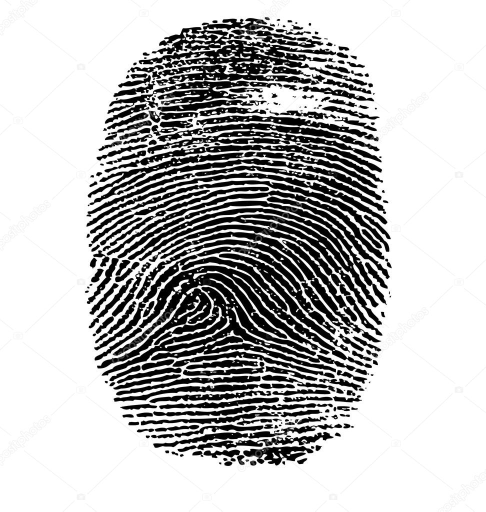
#> input picture data/persona5.jpg, 972 x 1023 px (shown at 1/2 size)
$ python main.py
#> lines starting #> are read from the running program, lines starting #| are printed output that depends on the picture; after the words box and inside, x2 and y2 are one past the last pixel; in counts of white or black regions, pixels touching at a corner belong together
### fingerprint_processor.py
import cv2
import numpy as np
from skimage.filters import threshold_otsu
from skimage.morphology import skeletonize

# =========================
# --- PREPROCESAR HUELLA ---
# =========================
def preprocess_fingerprint(img_path):
#> called with img_path = 'data/persona5.jpg'
    img = cv2.imread(img_path, cv2.IMREAD_GRAYSCALE)
#> img is the input picture: shape (1023, 972); min 0, max 255, mean 186.7
    if img is None:
        raise ValueError(f"No se pudo abrir la imagen: {img_path}")

    # Normalizar tamaño
    img = cv2.resize(img, (300, 300))
#> img: shape (300, 300)

    # Mejorar contraste
    img_eq = cv2.equalizeHist(img)

    # Suavizado
    img_blur = cv2.GaussianBlur(img_eq, (3, 3), 0)
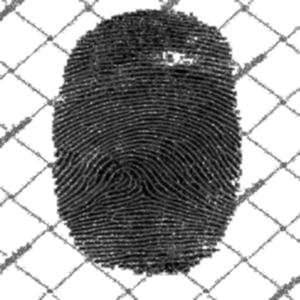
#> img_blur: shape (300, 300); min 0, max 255, mean 156

    # Binarización Otsu
    thresh = threshold_otsu(img_blur)
#> thresh = 154
    binary = img_blur > thresh
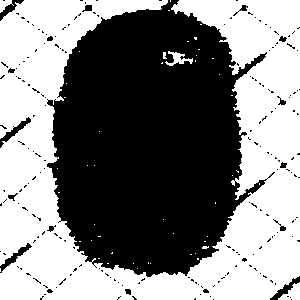
#> binary: shape (300, 300) bool; 50.9% white; 205 black regions (189 under 20 px), largest, box (x1, y1, x2, y2) and area: (47, 0, 275, 277) 42364, (0, 117, 31, 148) 210, (0, 243, 32, 273) 206
    binary = (binary.astype(np.uint8)) * 255

    # Esqueleto
    skeleton = skeletonize(binary // 255)
#> skeleton: shape (300, 300) bool; 6.3% white in thin lines or dots
    skeleton = (skeleton.astype(np.uint8)) * 255
#> skeleton: shape (300, 300); 6.3% white in thin lines or dots
#> call 2 of preprocess_fingerprint, with img_path = 'data/persona4.jpg'
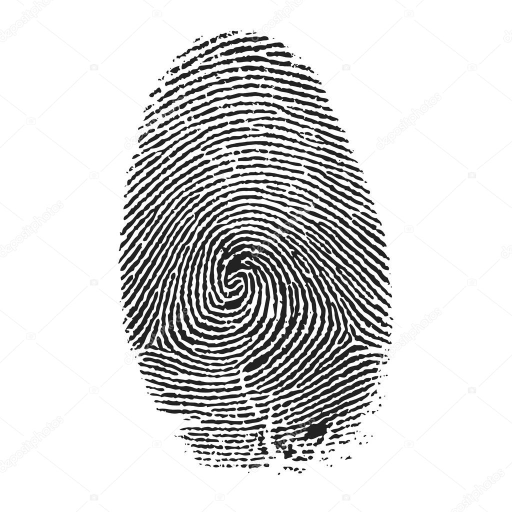
#> input picture data/persona4.jpg, 1024 x 1024 px (shown at 1/2 size)
#> in preprocess_fingerprint, img is the input picture: shape (1024, 1024); min 0, max 255, mean 214.9
#> in preprocess_fingerprint (call 2), `img_blur = cv2.GaussianBlur(img_eq, (3, 3), 0)`:
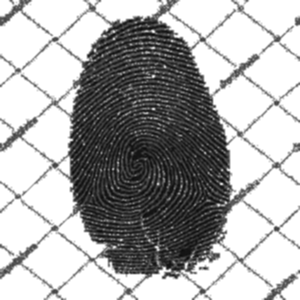
#> img_blur: shape (300, 300); min 11, max 255, mean 171.3
#> in preprocess_fingerprint (call 2), `thresh = threshold_otsu(img_blur)`: thresh = 155
#> in preprocess_fingerprint (call 2), `binary = img_blur > thresh`: binary: shape (300, 300) bool; 58.8% white; 154 black regions (106 under 20 px), largest, box (x1, y1, x2, y2) and area: (57, 0, 260, 287) 33391, (0, 117, 38, 151) 292, (0, 244, 37, 279) 289
#> in preprocess_fingerprint (call 2), `skeleton = skeletonize(binary // 255)`:
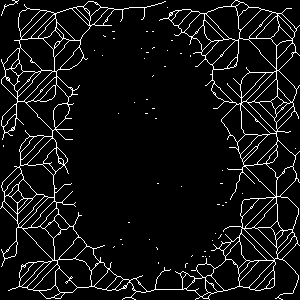
#> skeleton: shape (300, 300) bool; 7% white in thin lines or dots
#> in preprocess_fingerprint (call 2), `skeleton = (skeleton.astype(np.uint8)) * 255`: skeleton: shape (300, 300); 7% white in thin lines or dots

    return skeleton

# =========================
# --- COMPARAR HUELLAS ---
# =========================
def compare_fingerprints(img1, img2, method="ORB"):
#> called with method = 'ORB'
    if img1.shape != img2.shape:
        img2 = cv2.resize(img2, (img1.shape[1], img1.shape[0]))

    if method == "ORB":
        detector = cv2.ORB_create(nfeatures=1500)
        norm_type = cv2.NORM_HAMMING
    else:
        detector = cv2.SIFT_create()
        norm_type = cv2.NORM_L2

    kp1, des1 = detector.detectAndCompute(img1, None)
#> kp1 = 773 keypoints; strongest (x, y, size): (55, 221, 31), (250, 228, 31), (60, 227, 31), (245, 234, 31)
    kp2, des2 = detector.detectAndCompute(img2, None)
#> kp2 = 943 keypoints; strongest (x, y, size): (54, 199, 31), (54, 201, 31), (78, 40, 31), (245, 165, 31)

    if des1 is None or des2 is None:
        return 0.0

    # Matching con ratio test
    bf = cv2.BFMatcher(norm_type)
    matches = bf.knnMatch(des1, des2, k=2)
#> matches = 773 matches
    good_matches = [m for m, n in matches if m.distance < 0.75 * n.distance]
#> good_matches = 6 matches

    if len(good_matches) < 4:
        return 0.0

    src_pts = np.float32([kp1[m.queryIdx].pt for m in good_matches]).reshape(-1, 1, 2)
#> src_pts = [[224, 41], [249, 248], [162.7, 218.9], [230.4, 246.2], [47.52, 249.1], [162.4, 219.5]]
    dst_pts = np.float32([kp2[m.trainIdx].pt for m in good_matches]).reshape(-1, 1, 2)
#> dst_pts = [[217.7, 203.9], [240, 154], [157.6, 182.5], [226.1, 234.7], [68, 112], [180.4, 186.6]]

    M, mask = cv2.findHomography(src_pts, dst_pts, cv2.RANSAC, 5.0)
#> M = [[0.0456, -0.732, 190.1], [0.0157, -0.675, 183.6], [-0.000357, -0.00336, 1]]; mask = [1, 0, 0, 1, 1, 1]
    if mask is None:
        return 0.0

    inliers = mask.ravel().sum()
#> inliers = 4
    score = inliers / max(len(kp1), len(kp2))
#> score = 0.00424
#| Score de similitud: 0.00
#| ❌ No coinciden
    return score

# =========================
# --- FUNCIÓN PRINCIPAL ---
# =========================
# [10 lines left out: function comparar_huellas, not called in this run]

### main.py
import cv2
import numpy as np
from fingerprint_processor import preprocess_fingerprint, compare_fingerprints

# =========================
# Funciones de variación artificial
# =========================
def rotate_image(img, angle):
#> called with angle = 10
    h, w = img.shape[:2]
#> h = 300; w = 300
    M = cv2.getRotationMatrix2D((w // 2, h // 2), angle, 1.0)
    return cv2.warpAffine(img, M, (w, h), flags=cv2.INTER_LINEAR, borderValue=255)

def add_noise(img, mean=0, sigma=15):
#> called with mean = 0, sigma = 15
    noise = np.random.normal(mean, sigma, img.shape).astype(np.uint8)
    noisy = cv2.add(img, noise)
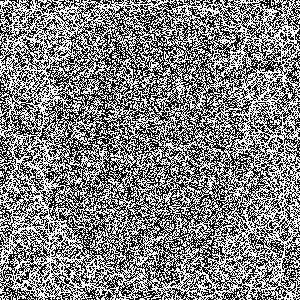
#> noisy: shape (300, 300); min 0, max 255, mean 129.4
    return noisy

def crop_center(img, crop_ratio=0.85):
#> called with crop_ratio = 0.85
    h, w = img.shape[:2]
#> h = 300; w = 300
    ch, cw = int(h * crop_ratio), int(w * crop_ratio)
#> ch = 255; cw = 255
    start_y, start_x = (h - ch) // 2, (w - cw) // 2
#> start_y = 22; start_x = 22
    return img[start_y:start_y + ch, start_x:start_x + cw]
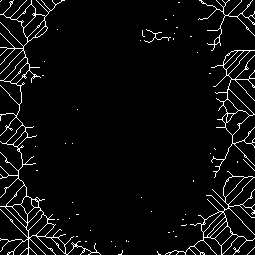
#> returned value: shape (255, 255); 4.7% white in thin lines or dots

# =========================
# MAIN
# =========================
if __name__ == "__main__":
    huella1_path = "data/persona5.jpg"
    huella2_path = "data/persona4.jpg"

    # Procesar huellas originales
    img1 = preprocess_fingerprint(huella1_path)
    img2 = preprocess_fingerprint(huella2_path)

    cv2.imwrite("database/huella1_processed.png", img1)
    cv2.imwrite("database/huella2_processed.png", img2)

    # Comparar huellas distintas
    score = compare_fingerprints(img1, img2, method="ORB")
    print(f"\nComparación entre {huella1_path} y {huella2_path}")
    print(f"Score de similitud: {score:.2f}")
    print("✅ Coinciden" if score >= 0.50 else "❌ No coinciden")

    # =========================
    # PRUEBAS DE VARIACIONES
    # =========================
    print("\n=== PRUEBAS CON LA MISMA HUELLA (persona4) PERO MODIFICADA ===")
    variaciones = {
        "Rotada +10°": rotate_image(img1, 10),
        "Rotada -15°": rotate_image(img1, -15),
        "Con ruido": add_noise(img1),
        "Recortada": crop_center(img1)
    }

    for nombre, var_img in variaciones.items():
        score_var = compare_fingerprints(img1, var_img)
        print(f"{nombre}: Score = {score_var:.2f} → {'✅ Coinciden' if score_var >= 0.15 else '❌ No coinciden'}")
#> this loop made 4 passes
#> (nombre, good_matches in compare_fingerprints, inliers in compare_fingerprints, score in compare_fingerprints, score_var) on passes 1, 2, 4: ('Rotada +10°', 340 matches, 334, 0.352, 0.352), ('Rotada -15°', 285 matches, 283, 0.294, 0.294), ('Recortada', 93 matches, 88, 0.114, 0.114)
#> (nombre, good_matches in compare_fingerprints, src_pts in compare_fingerprints, dst_pts in compare_fingerprints, mask in compare_fingerprints, inliers in compare_fingerprints, score in compare_fingerprints, score_var) on pass 3: ('Con ruido', 4 matches, [[250, 173], [55.2, 260.4], [45.6, 259.2], [253.2, 152.4]], [[150.3, 157.2], [45, 259], [45, 259], [45.6, 81.6]], [1, 1, 1, 1], 4, 0.00285, 0.00285)
#| Rotada +10°: Score = 0.35 → ✅ Coinciden
#| Rotada -15°: Score = 0.29 → ✅ Coinciden
#| Con ruido: Score = 0.00 → ❌ No coinciden
#| Recortada: Score = 0.11 → ❌ No coinciden
